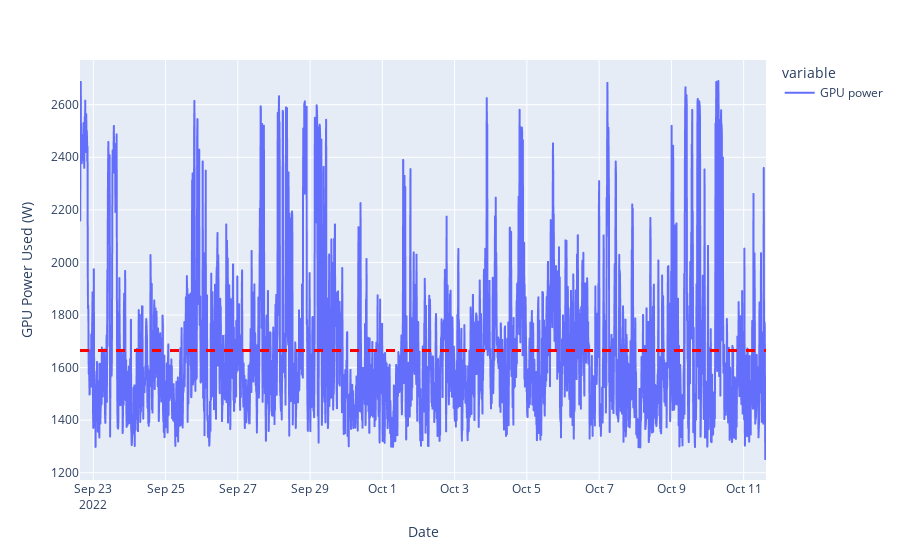

Source (notebook cell):
### Code cell
mean_grouping = carbondf.groupby(pd.Grouper(key = 'time', freq='10min')).mean()
mean_grouping['date']= mean_grouping.index
fig3= mean_grouping.plot(x="date", y=["GPU power"], kind="line")
fig3.update_layout(
    xaxis_title= "Date",
    yaxis_title="GPU Power Used (W)",
)
fig3.add_hline(y=mean_grouping['GPU power'].mean(), line_width=3, line_dash="dash", line_color="red",name='avg power')

### Figure 1 — Plotly figure (JSON) as saved in the notebook; plotly's stock layout.template omitted (floating-point values rounded to 4 significant figures; data arrays with more than 128 entries replaced by an {"elided": "..."} marker saying what was removed)
{"data": [{"hovertemplate": "variable=GPU power<br>date=%{x}<br>value=%{y}<extra></extra>", "legendgroup": "GPU power", "line": {"color": "#636efa", "dash": "solid"}, "marker": {"symbol": "circle"}, "mode": "lines", "name": "GPU power", "showlegend": true, "type": "scattergl", "x": {"elided": "2735 str values"}, "xaxis": "x", "y": {"elided": "2735 float values"}, "yaxis": "y"}], "layout": {"legend": {"title": {"text": "variable"}, "tracegroupgap": 0}, "margin": {"t": 60}, "shapes": [{"line": {"color": "red", "dash": "dash", "width": 3}, "name": "avg power", "type": "line", "x0": 0, "x1": 1, "xref": "x domain", "y0": 1665.0, "y1": 1665.0, "yref": "y"}], "xaxis": {"anchor": "y", "domain": [0, 1], "title": {"text": "Date"}}, "yaxis": {"anchor": "x", "domain": [0, 1], "title": {"text": "GPU Power Used (W)"}}}}
